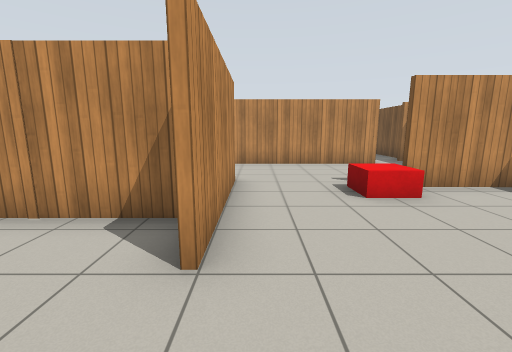
view 1 (above)

14 first-person views from a walk through a world built for the Gazebo simulator. The camera is 1.2 m above the floor, tilts 10° down and sees 90° across. The floor is counted in squares, 1 m on a side. Each view is taken from the middle of a square. On the plan, view 1 faces up. The plan holds only what a view shows up to about 12 squares ahead; the rest is blank. Gazebo's built-in surfaces are drawn with simple patterns.

view 2
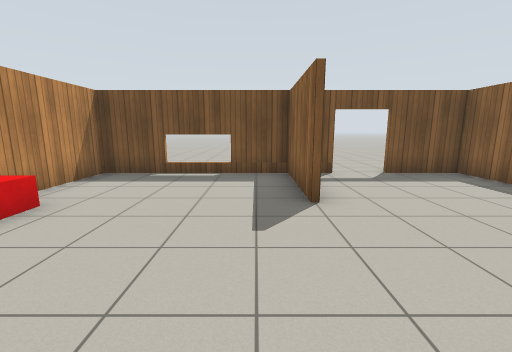

view 3
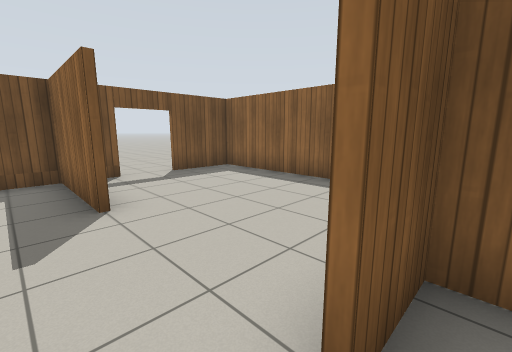

view 4
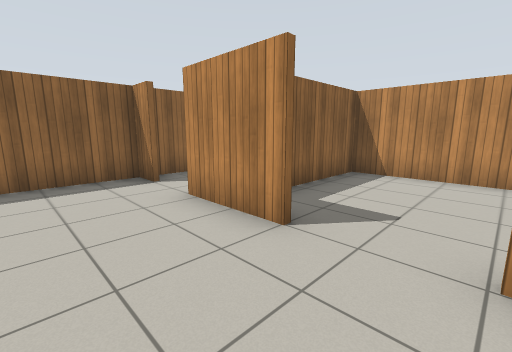

view 5
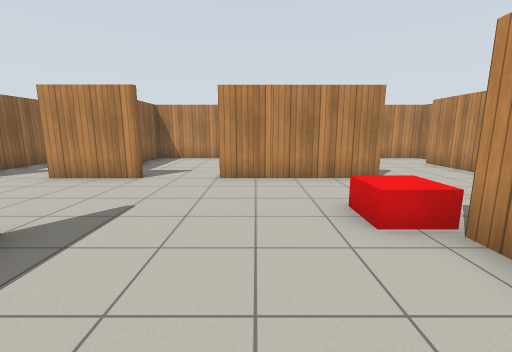

view 6
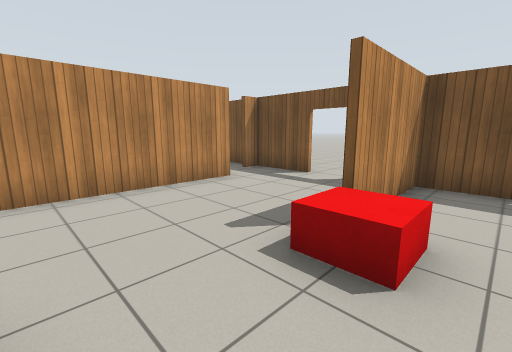

view 7
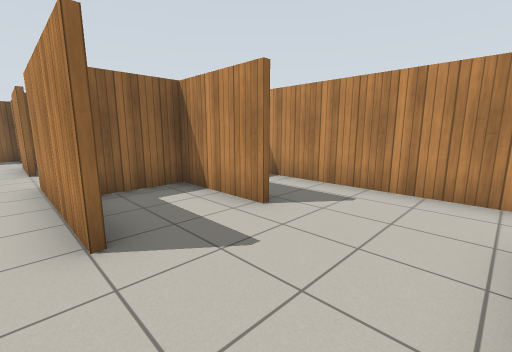

view 8
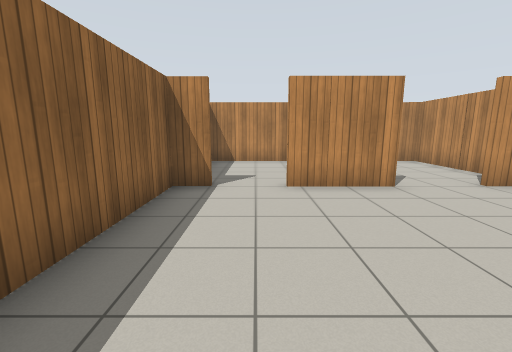

view 9
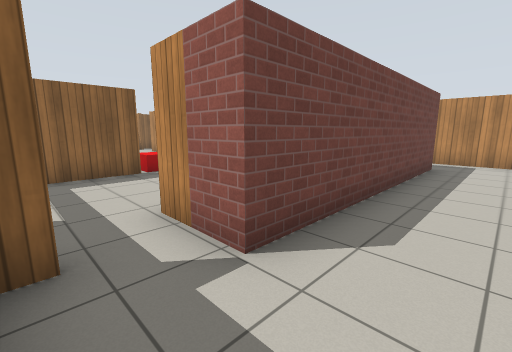

view 10
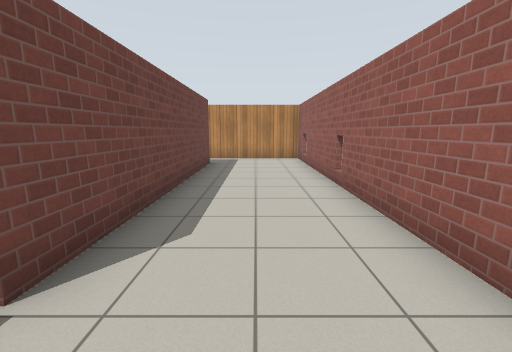

view 11
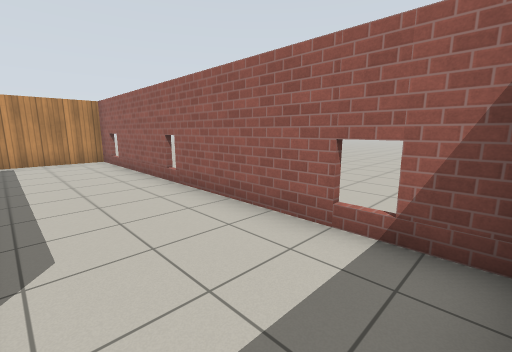

view 12
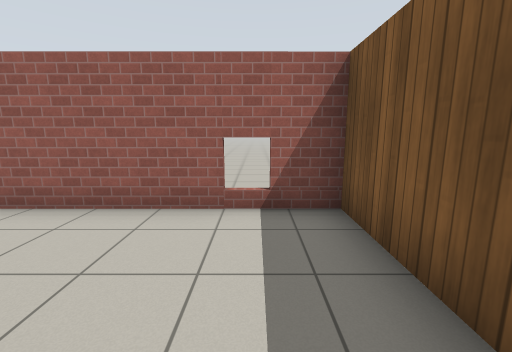

view 13
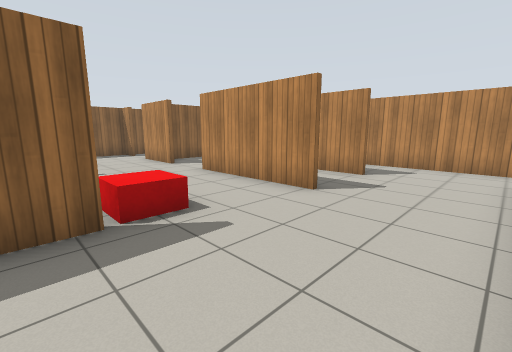

view 14
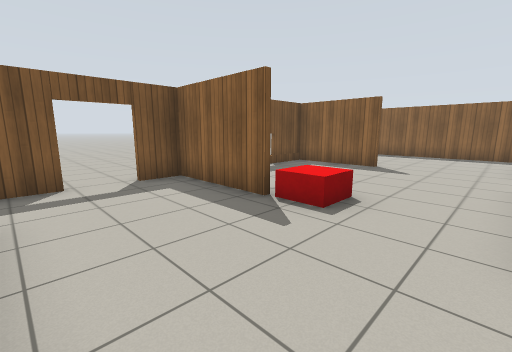

### Floor plan
Points are (right, up) in squares from view 1. A wall is a line through its corners. A room is listed if a view was taken in it or the views show most of it. See-through windows are left out.
Room 1 (views 1, 2, 3, 4, 5, 6, 7, 8, 13, 14)
walls: (3.6, 5.6) (6.4, 5.6); (3.1, 0) (6.3, 0) (6.3, 10.3) (5.7, 10.3); (-0.5, 0.1) (-0.5, -2.4); (-0.5, 6.2) (-0.5, 2); (6.4, 5.4) (3.1, 5.4); (-3, 6.2) (-3, 3.6) (-1.3, 3.6); (4.4, 9.4) (-3.6, 9.4); (-0.5, -3.9) (-0.5, -4.8) (6.3, -4.8) (6.3, -0.8); (-5.3, 9.5) (-5.3, 4.1); (-4.8, 10.3) (-5.4, 10.3)
ways out: opening at (-4, 10) to room 2; opening at (5, 10) to room 2; opening at (-1, 1.5) to room 3; opening at (-1, -3) to room 4; open door at (6, -2); open door at (6, 7.5); gap at (7, -3)
objects: red box (2, 5) to (3, 5)
Room 2 (views 9, 10, 11, 12)
walls: (-3.6, 11.3) (4.4, 11.3) (4.4, 9.4); (6.3, 11) (6.3, 14.9) (-5.3, 14.9) (-5.3, 9.5)
ways out: opening at (-4, 10) to room 1; opening at (5, 10) to room 1
Room 3 (no view inside)
walls: (-1, 3.4) (-5.3, 3.4) (-5.3, -1.3) (-0.6, -1.3) (-0.6, 0.1)
ways out: opening at (-1, 1.5) to room 1
Room 4 (no view inside)
walls: (-3.6, -4.8) (-1, -4.8); (-5.3, -1.6) (-5.4, -4.9)
ways out: opening at (-1, -3) to room 1

Positions as (right, up) in squares from view 1, and headings:
1: (0, 0), facing up
2: (-1, 1), facing right
3: (-1, 1), facing down-right
4: (2, 2), facing down-left
5: (6, 3), facing left
6: (0, 4), facing up-right
7: (0, 9), facing down-left
8: (5, -3), facing left
9: (6, 13), facing down-left
10: (6, 13), facing left
11: (6, 12), facing up-left
12: (5, 11), facing up
13: (4, 9), facing down-left
14: (0, 9), facing down-right
